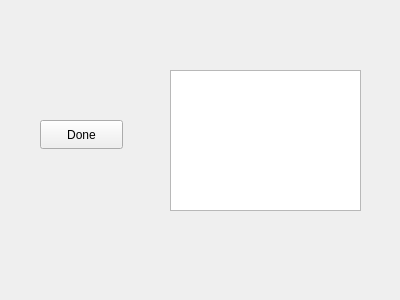
<?xml version="1.0" encoding="UTF-8"?>
<ui version="4.0">
 <class>ChoParam</class>
 <widget class="QWidget" name="ChoParam">
  <property name="geometry">
   <rect>
    <x>0</x>
    <y>0</y>
    <width>400</width>
    <height>300</height>
   </rect>
  </property>
  <property name="windowTitle">
   <string>Order the parameters</string>
  </property>
  <property name="windowIcon">
   <iconset theme="accessories-calculator"/>
  </property>
  <widget class="QListWidget" name="orderListWidget">
   <property name="geometry">
    <rect>
     <x>170</x>
     <y>70</y>
     <width>191</width>
     <height>141</height>
    </rect>
   </property>
  </widget>
  <widget class="QPushButton" name="confirmButton">
   <property name="geometry">
    <rect>
     <x>40</x>
     <y>120</y>
     <width>83</width>
     <height>29</height>
    </rect>
   </property>
   <property name="text">
    <string>Done</string>
   </property>
  </widget>
 </widget>
 <resources/>
 <connections/>
</ui>
